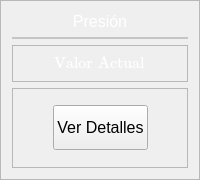
                 <widget class="QFrame" name="grapresion">
                  <property name="styleSheet">
                   <string notr="true"/>
                  </property>
                  <property name="frameShape">
                   <enum>QFrame::StyledPanel</enum>
                  </property>
                  <property name="frameShadow">
                   <enum>QFrame::Raised</enum>
                  </property>
                  <layout class="QVBoxLayout" name="verticalLayout_13">
                   <item>
                    <widget class="QLabel" name="label_12">
                     <property name="maximumSize">
                      <size>
                       <width>16777215</width>
                       <height>20</height>
                      </size>
                     </property>
                     <property name="font">
                      <font>
                       <family>Arial</family>
                       <pointsize>12</pointsize>
                       <weight>10</weight>
                       <italic>false</italic>
                       <bold>false</bold>
                      </font>
                     </property>
                     <property name="styleSheet">
                      <string notr="true">font: 87 12pt &quot;Arial&quot;;
color: rgb(255, 255, 255);</string>
                     </property>
                     <property name="text">
                      <string>Presión</string>
                     </property>
                     <property name="alignment">
                      <set>Qt::AlignCenter</set>
                     </property>
                    </widget>
                   </item>
                   <item>
                    <widget class="QFrame" name="frame_20">
                     <property name="minimumSize">
                      <size>
                       <width>0</width>
                       <height>0</height>
                      </size>
                     </property>
                     <property name="styleSheet">
                      <string notr="true">background-color: rgb(255, 255, 255);</string>
                     </property>
                     <property name="frameShape">
                      <enum>QFrame::StyledPanel</enum>
                     </property>
                     <property name="frameShadow">
                      <enum>QFrame::Raised</enum>
                     </property>
                     <layout class="QVBoxLayout" name="verticalLayout_17">
                      <property name="spacing">
                       <number>0</number>
                      </property>
                      <property name="leftMargin">
                       <number>0</number>
                      </property>
                      <property name="topMargin">
                       <number>0</number>
                      </property>
                      <property name="rightMargin">
                       <number>0</number>
                      </property>
                      <property name="bottomMargin">
                       <number>0</number>
                      </property>
                      <item>
                       <layout class="QVBoxLayout" name="presion2"/>
                      </item>
                     </layout>
                    </widget>
                   </item>
                   <item>
                    <widget class="QFrame" name="frame_16">
                     <property name="maximumSize">
                      <size>
                       <width>16777215</width>
                       <height>40</height>
                      </size>
                     </property>
                     <property name="frameShape">
                      <enum>QFrame::StyledPanel</enum>
                     </property>
                     <property name="frameShadow">
                      <enum>QFrame::Raised</enum>
                     </property>
                     <layout class="QHBoxLayout" name="horizontalLayout_11">
                      <item>
                       <spacer name="horizontalSpacer_19">
                        <property name="orientation">
                         <enum>Qt::Horizontal</enum>
                        </property>
                        <property name="sizeHint" stdset="0">
                         <size>
                          <width>32</width>
                          <height>13</height>
                         </size>
                        </property>
                       </spacer>
                      </item>
                      <item>
                       <widget class="QLabel" name="presion">
                        <property name="maximumSize">
                         <size>
                          <width>16777215</width>
                          <height>30</height>
                         </size>
                        </property>
                        <property name="font">
                         <font>
                          <family>Cambria Math</family>
                          <pointsize>12</pointsize>
                          <weight>50</weight>
                          <italic>false</italic>
                          <bold>false</bold>
                         </font>
                        </property>
                        <property name="styleSheet">
                         <string notr="true">font: 12pt &quot;Cambria Math&quot;;
color: rgb(255, 255, 255);</string>
                        </property>
                        <property name="text">
                         <string>Valor Actual</string>
                        </property>
                       </widget>
                      </item>
                      <item>
                       <spacer name="horizontalSpacer_20">
                        <property name="orientation">
                         <enum>Qt::Horizontal</enum>
                        </property>
                        <property name="sizeHint" stdset="0">
                         <size>
                          <width>31</width>
                          <height>13</height>
                         </size>
                        </property>
                       </spacer>
                      </item>
                     </layout>
                    </widget>
                   </item>
                   <item>
                    <widget class="QFrame" name="frame_17">
                     <property name="minimumSize">
                      <size>
                       <width>0</width>
                       <height>80</height>
                      </size>
                     </property>
                     <property name="maximumSize">
                      <size>
                       <width>16777215</width>
                       <height>80</height>
                      </size>
                     </property>
                     <property name="frameShape">
                      <enum>QFrame::StyledPanel</enum>
                     </property>
                     <property name="frameShadow">
                      <enum>QFrame::Raised</enum>
                     </property>
                     <layout class="QHBoxLayout" name="horizontalLayout_15">
                      <item>
                       <spacer name="horizontalSpacer_26">
                        <property name="orientation">
                         <enum>Qt::Horizontal</enum>
                        </property>
                        <property name="sizeHint" stdset="0">
                         <size>
                          <width>12</width>
                          <height>20</height>
                         </size>
                        </property>
                       </spacer>
                      </item>
                      <item>
                       <widget class="QPushButton" name="bt_presion">
                        <property name="maximumSize">
                         <size>
                          <width>16777215</width>
                          <height>45</height>
                         </size>
                        </property>
                        <property name="font">
                         <font>
                          <family>Arial </family>
                          <pointsize>12</pointsize>
                          <weight>10</weight>
                          <italic>false</italic>
                          <bold>false</bold>
                         </font>
                        </property>
                        <property name="text">
                         <string>Ver Detalles</string>
                        </property>
                        <property name="icon">
                         <iconset>
                          <normaloff>icons/sunset.svg</normaloff>icons/sunset.svg</iconset>
                        </property>
                       </widget>
                      </item>
                      <item>
                       <spacer name="horizontalSpacer_27">
                        <property name="orientation">
                         <enum>Qt::Horizontal</enum>
                        </property>
                        <property name="sizeHint" stdset="0">
                         <size>
                          <width>14</width>
                          <height>20</height>
                         </size>
                        </property>
                       </spacer>
                      </item>
                     </layout>
                    </widget>
                   </item>
                  </layout>
                 </widget>
